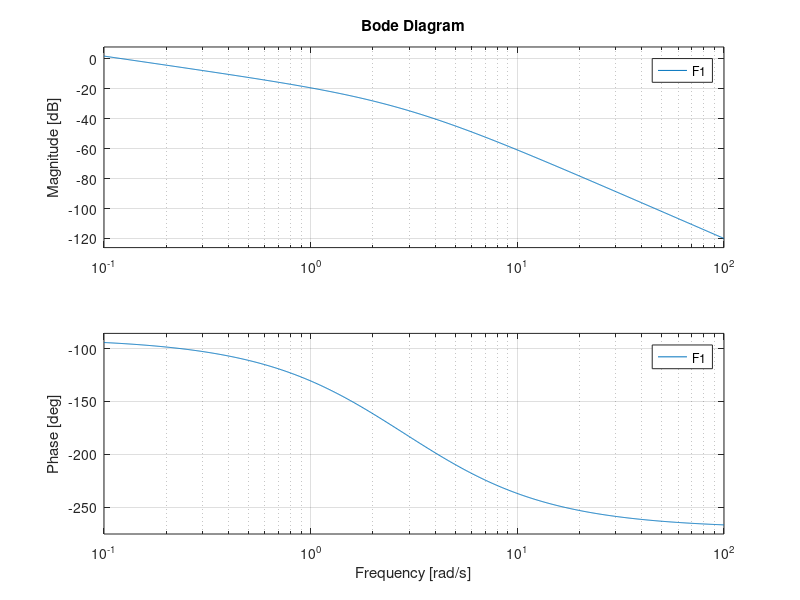
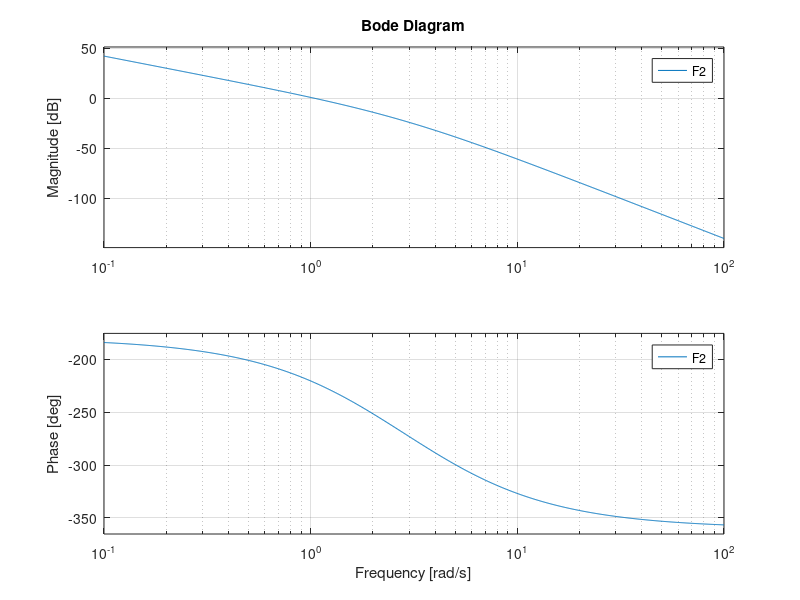
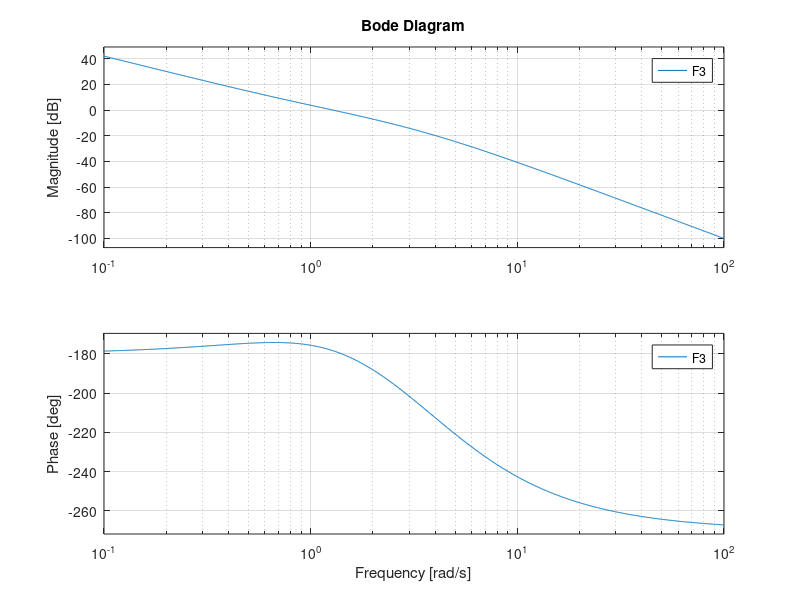

Source code (MATLAB) for these figures, in order:
clear all
close all
s = tf('s');

F1 = 1/(s*(s+2)*(s+4));
Kf1 = dcgain(s*F1)  % calcolo guadagno stazionario
bode(F1);

%%
F2 = 10/s*F1; % E' di tipo 2. Poli in 0(2), -2, -4
Kf2 = dcgain(s^2*F2)
% phi_0 = -90*2 = -180
% phi_inf = -180-90*2 = -360
figure,bode(F2);
% notiamo che il DdB del modulo decresce piu' velocemente e quello della
% fase e' "spostato" di 90 gradi
% Per tracciare il diagramma polare, partiamo da -180 da sopra perché dal
% DdB vediamo che la fase varia da -180 a -360 passando per -270, e
% arriviamo nell'origine con fase -360.
% Il diagramma è come quello di F1 ma ruotato di -90°, il contributo del 10
% al numeratore non è immediatamente apprezzabile.

%%
F3 = F2*(s+1); % la funzione ha uno zero reale negativo in -1, poli reali 
               % in 0(2), -2, -4
Kf3 = dcgain(s^2*F3)
% phi_0 = -90*2 + fase(Kf3) = -180
% phi_inf = -180+90-90*2 = -270   ho un aumento di fase e poi una
% diminuzione, ed e' quello che si vede dal DdB della fase
figure,bode(F3);
% avendo avuto un recupero di fase iniziale dovuto allo zero, nella prima
% parte la fase supera il valore di -180, poi riscende pe reffetto dei due
% poli.
% Il diagramma polare parte da un asintoto a -180 DA SOTTO (il grafico
% della fase va sopra i -180), poi risale e arriva nell'origine dall'alto,
% a 170°. Ho un attraversamento dell'asse reale negativo

